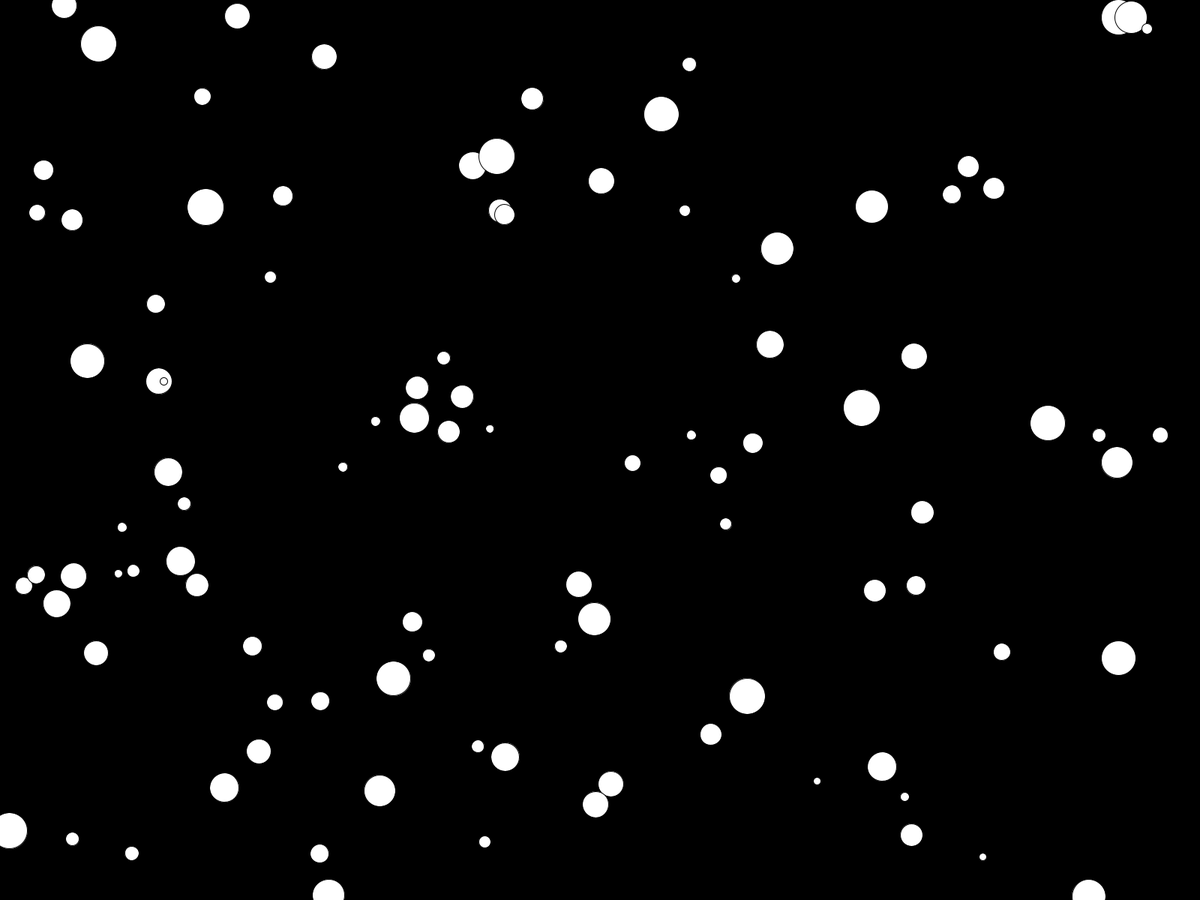
Frame 1 (no input)
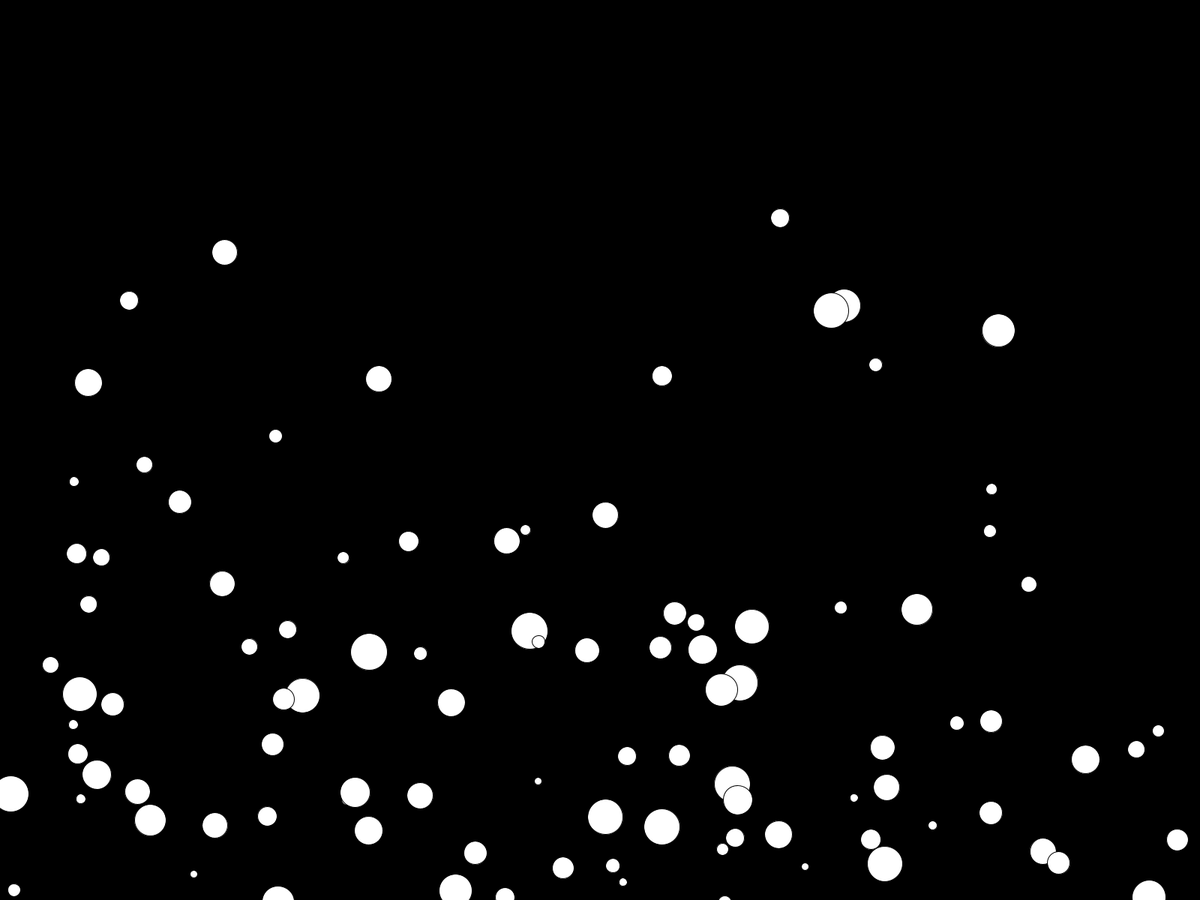
Frame 60 (the mouse pressed at the canvas centre just before this capture)
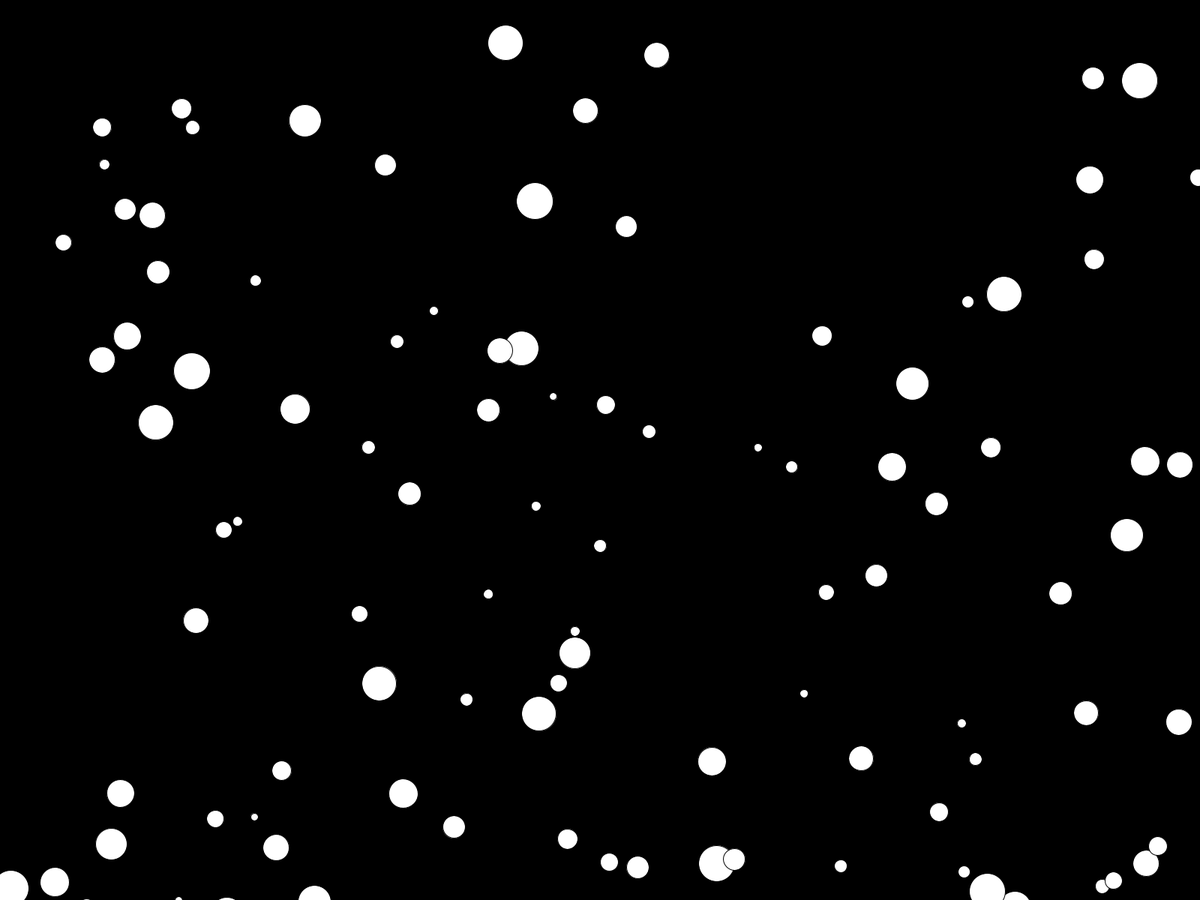
Frame 120 (the mouse held since frame 60 and released just before this capture)

The Processing sketch that drew these frames (run headless with seeded random() and noise(); from frame 60 on, the mouse is pressed at the canvas centre):

// Processing sketch: Bouncing_Ball_PVector
// ── Bouncing_Ball_PVector.pde
Ball[] balls;

void setup(){
  fullScreen();
  balls = new Ball[100];
  
  for (int i = 0; i < balls.length; i++){
    float x = random(0,width);
    float y = random(0,height);
    float speed = random(5,20);
    float dir = random(0,TWO_PI);
    int w = (int)random(10,50);
    balls[i] = new Ball(x,y,speed,dir,w);
  }
  
}

void draw(){
  background(0); 
  for (int i = 0; i < balls.length; i++){
    balls[i].gravity();
    balls[i].bounce();
    balls[i].move();
    balls[i].show();
  }
  
}

// ── Ball.pde
class Ball{
  PVector pos, vel, acc; //Our most fundamental vectors for any object
  int wid;
  
  public Ball(float x, float y, float speed, float dir, int w){
    pos = new PVector(x,y); //Instantiate our position vector at the balls position
    vel = new PVector(speed * cos(dir), speed * sin(dir)); //Instantiate our velocity vector
    acc = new PVector(0,0); //Instantiate our acceleration vector
    wid = w;
  }
  
  void show(){
    fill(255);
    ellipse(pos.x,pos.y,wid,wid);
  }
  
  void move(){
    vel.add(acc); //velocity adds acceleration
    pos.add(vel); //position adds velocity
    acc.set(0,0); //revert acceleration back to 0
  }
  
  void bounce(){
    if (pos.x - wid/2 <= 0 || pos.x + wid/2 >= width) vel.x = -vel.x;
    if (pos.y - wid/2 <= 0 || pos.y + wid/2 >= height) vel.y = -vel.y;
  }
  
  void gravity(){
    acc.add(0,0.5);
  }
  
}
